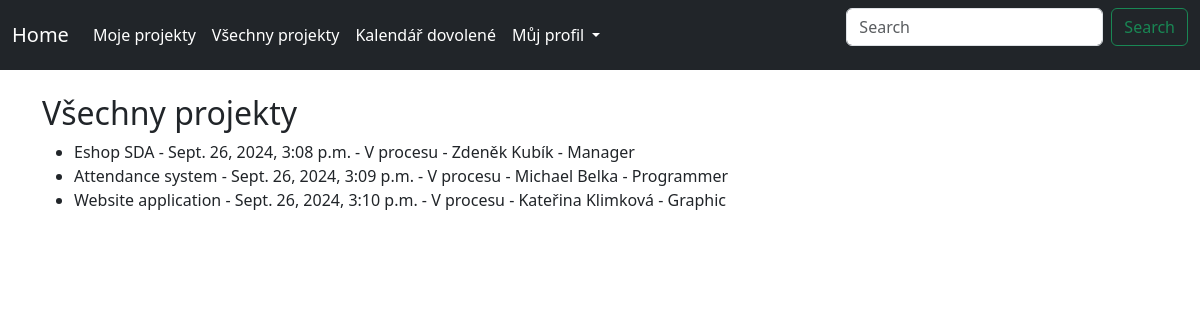
Before: /navbar_contracts_all/ with the older database file.
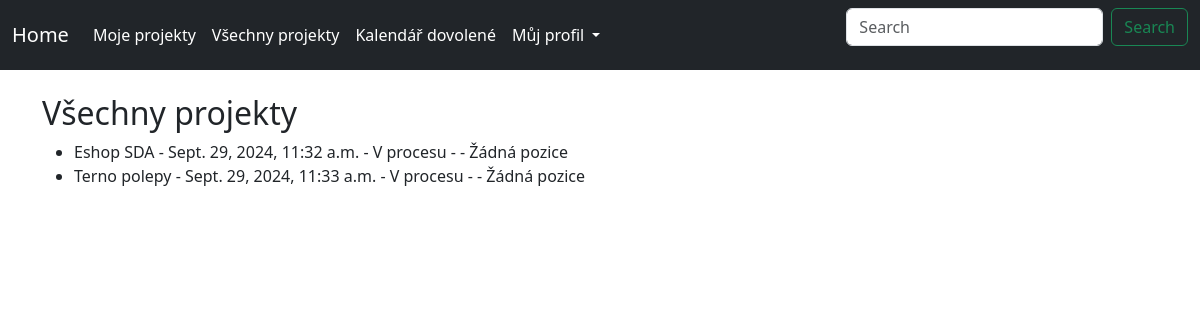
After: the same page with the newer database file.
### viewer/models.py (models this page shows, shortened)
class Contract(Model):
    contract_name = CharField(max_length=100)
    created = DateTimeField(auto_now_add=True)
    user = ForeignKey(User, on_delete=DO_NOTHING, default=1)    #TODO nevyplněno? výchozí user?
    customer = ForeignKey(Customer, on_delete=DO_NOTHING, default=1)    #TODO
    status_choices = [("0","V procesu"), ("1","Dokončeno"), ("2","Zrušeno")]
    status = CharField(max_length=64, choices=status_choices, default=status_choices[0])

class UserProfile(models.Model):
    user = models.OneToOneField(User, on_delete=models.CASCADE)
    position = models.ForeignKey(Position, on_delete=models.SET_NULL, null=True, blank=True)

class Position(models.Model):
    name = models.CharField(max_length=50)

### viewer/views.py (the view)
# urls.py: path('navbar_contracts_all/', ContractAllListView.as_view(), name='navbar_contracts_all'),
class ContractAllListView(ListView):
    model = Contract
    template_name = 'navbar_contracts_all.html'

### viewer/templates/navbar_contracts_all.html (shortened to what this page needs)
{% load static %}
<html {% if LANGUAGE_CODE %}lang="{{ LANGUAGE_CODE }}" {% endif %}>
<head>
    <link rel="stylesheet" href="{% static 'style.css' %}">
    <link href="https://cdn.jsdelivr.net/npm/bootstrap@5.3.0/dist/css/bootstrap.min.css" rel="stylesheet">
</head>
<body>
    <nav class="navbar navbar-expand-lg navbar-dark bg-dark">
        <div class="container-fluid">
            <a class="navbar-brand" href="{% url 'homepage' %}">Home</a>
            <div class="collapse navbar-collapse" id="navbarSupportedContent">
                <ul class="navbar-nav me-auto mb-2 mb-lg-0">
                    <li class="nav-item">
                        <a class="nav-link" href="{% url 'navbar_contracts' %}">Moje projekty</a>
                    </li>
                    <li class="nav-item">
                        <a class="nav-link" href="{% url 'navbar_contracts_all' %}">Všechny projekty</a>
                    </li>
                    <li class="nav-item">
                        <a class="nav-link" href="{% url 'homepage' %}">Kalendář dovolené</a>
                    </li>
                    <li class="nav-item dropdown">
                        <a class="nav-link dropdown-toggle" href="#" role="button" data-bs-toggle="dropdown" aria-expanded="false">
                            Můj profil
                        </a>
                    </li>
                </ul>
                <form class="d-flex" role="search">
                    <input class="form-control me-2" type="search" placeholder="Search" aria-label="Search">
                    <button class="btn btn-outline-success" type="submit">Search</button>
                </form>
            </div>
        </div>
    </nav>
<br>
<div class="container">
        {% include 'contracts_all.html' with contracts=object_list %}
    </div>
</body>
</html>

### viewer/templates/contracts_all.html
<h2>Všechny projekty</h2>
<ul>
    {% for contract in contracts %}
        <li>
            {{ contract.contract_name }} - {{ contract.created }} - {{ contract.get_status_display }} - {{ contract.user.first_name }} {{ contract.user.last_name }} -
            {% if contract.user.userprofile.position %}
                {{ contract.user.userprofile.position.name }}
            {% else %}
                Žádná pozice
            {% endif %}
        </li>
    {% empty %}
        <li>Žádné projekty nejsou dostupné.</li>
    {% endfor %}
</ul>

Changed rows visible on the page:
removed Contract: contract_name "Attendance system", created "Sept. 26, 2024, 3:09 p.m.", status "V procesu", user.first_name "Michael", user.last_name "Belka", user.userprofile.position.name "Programmer"
removed Contract: contract_name "Website application", created "Sept. 26, 2024, 3:10 p.m.", status "V procesu", user.first_name "Kateřina", user.last_name "Klimková", user.userprofile.position.name "Graphic"
changed Contract "Eshop SDA": created "Sept. 26, 2024, 3:08 p.m." → "Sept. 29, 2024, 11:32 a.m."; user.first_name "Zdeněk" → (not shown); user.last_name "Kubík" → (not shown); user.userprofile.position.name "Manager" → (not shown); now shows "Žádná pozice"
added Contract: contract_name "Terno polepy", created "Sept. 29, 2024, 11:33 a.m.", status "V procesu", shows "Žádná pozice"
